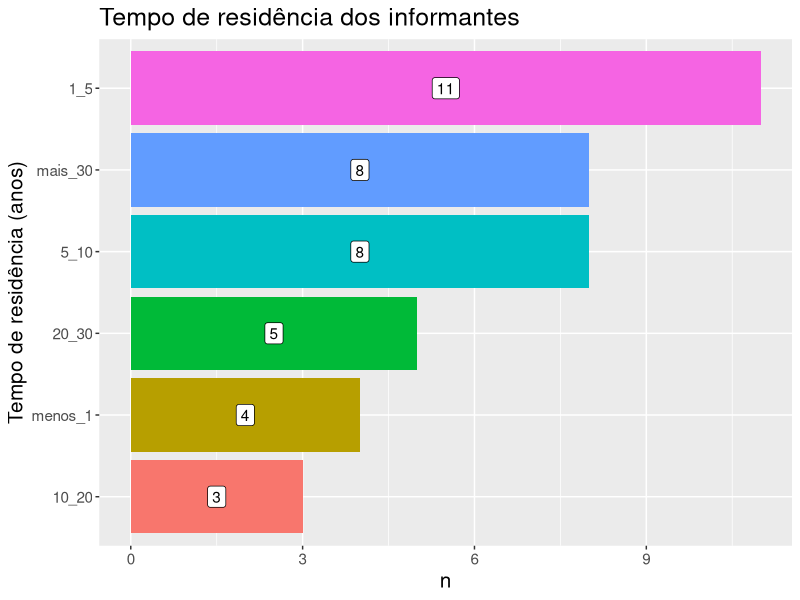
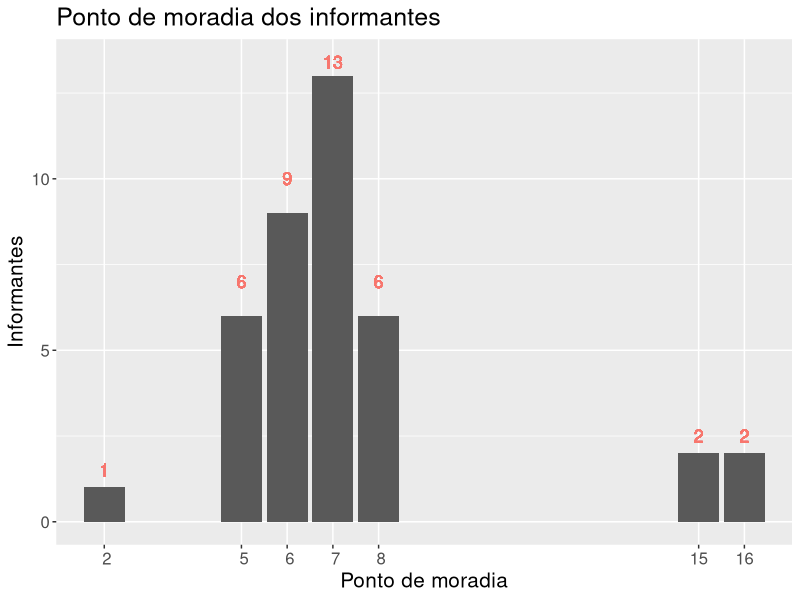

These figures' R source, in order: (Note: this script raises an error after producing the figures.)
library(tidyverse)

macaco <- read_csv("dados_macacos.csv") 

macaco %>% glimpse

macaco$estratégia
### Ponto dos informantes

a <- ggplot(macaco, aes(x = Ponto))+
  geom_bar(show.legend = F)+
  scale_x_discrete(breaks = c(2,5,6,7,8,15,16) , limits=c(1:16))+
  ggtitle("Ponto de moradia dos informantes")+
  geom_text(aes(x = 2, y = 1.5,
                label = dim(macaco %>%
                              select(Ponto) %>% 
                              filter(Ponto==2))[1] %>% paste0(), color = "blue", size = 30), show.legend = F)+
  geom_text(aes(x = 5, y = 7,
                label = dim(macaco %>%
                              select(Ponto) %>% 
                              filter(Ponto==5))[1] %>% paste0(), color = "blue", size = 30), show.legend = F)+
  geom_text(aes(x = 6, y = 10,
                label = dim(macaco %>%
                              select(Ponto) %>% 
                              filter(Ponto==6))[1] %>% paste0(), color = "blue", size = 30), show.legend = F)+
  geom_text(aes(x = 7, y = 13.4,
                label = dim(macaco %>%
                              select(Ponto) %>% 
                              filter(Ponto==7))[1] %>% paste0(), color = "blue", size = 30), show.legend = F)+
  geom_text(aes(x = 8, y = 7,
                label = dim(macaco %>%
                              select(Ponto) %>% 
                              filter(Ponto==8))[1] %>% paste0(), color = "blue", size = 30), show.legend = F)+
  geom_text(aes(x = 15, y = 2.5,
                label = dim(macaco %>%
                              select(Ponto) %>% 
                              filter(Ponto==15))[1] %>% paste0(), color = "blue", size = 30), show.legend = F)+
  geom_text(aes(x = 16, y = 2.5,
                label = dim(macaco %>%
                              select(Ponto) %>% 
                              filter(Ponto==16))[1] %>% paste0(), color = "blue", size = 30), show.legend = F)+
  theme(axis.text = element_text(size = 12),
        title = element_text(size = 15))+
  xlab("Ponto de moradia")+
  ylab("Informantes")


## Tempo de moradia na comunidade

macaco %>%
  count(tempo_residencia) %>%
  filter(!is.na(tempo_residencia)) %>% 
  slice_max(order_by = n, n = 10) %>% 
  mutate(tempo_residencia = forcats::fct_reorder(tempo_residencia, n)) %>% 
  ggplot() +
  geom_col(aes(x = tempo_residencia, y = n, fill = tempo_residencia), show.legend = F) +
  geom_label(aes(x = tempo_residencia, y = n/2, label = n)) +
  coord_flip()+
  ggtitle("Tempo de residência dos informantes")+
  xlab("Tempo de residência (anos)")+
  theme(axis.text = element_text(size = 11),
        title = element_text(size = 15))

png("/home/marcio/extra/Fig_1.png", width = 1600, height = 950, res=300)
a
dev.off()

png("/home/marcio/extra/Fig_2.png", width = 1600, height = 950, res=300)
b
dev.off()

## 100% dos informantes já viram o macaco-prego

## Avistamento

c <- macaco %>%
  count(avistamento) %>%
  filter(!is.na(avistamento)) %>% 
  slice_max(order_by = n, n = 16) %>% 
  mutate(avistamento = forcats::fct_reorder(avistamento, n)) %>% 
  ggplot() +
  geom_col(aes(x = avistamento, y = n, fill = avistamento), show.legend = F) +
  geom_label(aes(x = avistamento, y = n/2, label = n)) +
  coord_flip()+
  ggtitle("Em qual estação eles são mais avistados?")+
  xlab("Estação")+
  theme(axis.text = element_text(size = 11),
        title = element_text(size = 15))

png("/home/marcio/extra/Fig_3.png", width = 1900, height = 1200, res=300)
c
dev.off()


d <- ggplot(macaco) +
  geom_bar(
    aes(y = avistamento, fill = tempo_residencia),
    show.legend = T
  )+
  ggtitle("Em qual estação eles são mais avistados?", subtitle = "Por tempo de residência dos informantes")+
  ylab("Estação")+
  theme(axis.text = element_text(size = 11),
        title = element_text(size = 15))

png("/home/marcio/extra/Fig_4.png", width = 1900, height = 1200, res=300)
d
dev.off()


e <- ggplot(macaco %>% filter(tempo_residencia != "menos_1" & tempo_residencia != "1_5") ) +
  geom_bar(
    aes(y = avistamento, fill = tempo_residencia),
    show.legend = T
  )+
  ggtitle("Em qual estação eles são mais avistados?", subtitle = "Só quem mora há mais tempo")+
  ylab("Estação")+
  theme(axis.text = element_text(size = 11),
        title = element_text(size = 15))

png("/home/marcio/extra/Fig_5.png", width = 1900, height = 1200, res=300)
e
dev.off()

## Frequência de aparecimento

f <- macaco %>%
  count(frequencia_aparecimento) %>%
  filter(!is.na(frequencia_aparecimento)) %>% 
  slice_max(order_by = n, n = 16) %>% 
  mutate(frequencia_aparecimento = forcats::fct_reorder(frequencia_aparecimento, n)) %>% 
  ggplot() +
  geom_col(aes(x = frequencia_aparecimento, y = n, fill = frequencia_aparecimento), show.legend = F) +
  geom_label(aes(x = frequencia_aparecimento, y = n/2, label = n)) +
  coord_flip()+
  ggtitle("Frequência de visita dos macacos-prego às residências")+
  ylab("n")+
  xlab("Frequência de aparecimento")+
  theme(axis.text = element_text(size = 11),
        title = element_text(size = 15))

png("/home/marcio/extra/Fig_6.png", width = 1900, height = 1200, res=300)
f
dev.off()

## Tamanho dos grupos

g <- macaco %>%
  count(grupos) %>%
  filter(!is.na(grupos)) %>% 
  slice_max(order_by = n, n = 16) %>% 
  mutate(grupos = forcats::fct_reorder(grupos, n)) %>% 
  ggplot() +
  geom_col(aes(x = grupos, y = n, fill =grupos), show.legend = F) +
  geom_label(aes(x = grupos, y = n/2, label = n)) +
  coord_flip()+
  ggtitle("Tamanho dos grupos", subtitle = "De acordo com a estimativa dos informantes")+
  xlab("Grupos (número de indivíduos)")+
  theme(axis.text = element_text(size = 11),
        title = element_text(size = 15))

png("/home/marcio/extra/Fig_7.png", width = 1900, height = 1200, res=300)
g
dev.off()


## Relação das pessoas

h <- macaco %>%
  count(relação) %>%
  filter(!is.na(relação)) %>% 
  slice_max(order_by = n, n = 16) %>% 
  mutate(relação = forcats::fct_reorder(relação, n)) %>% 
  ggplot() +
  geom_col(aes(x = relação, y = n, fill = relação), show.legend = F) +
  geom_label(aes(x = relação, y = n/2, label = n)) +
  coord_flip()+
  ggtitle("Relação das pessoas com os macacos-prego", subtitle = "Comportamentos")+
  xlab("Comportamentos")+
  theme(axis.text = element_text(size = 11),
        title = element_text(size = 15))

png("/home/marcio/extra/Fig_8.png", width = 2100, height = 1350, res=300)
h
dev.off()

i <- ggplot(macaco %>% remove_missing()) +
  geom_bar(
    aes(y = relação, fill = prejuizo),
    show.legend = T
  )+
  ggtitle("Relação das pessoas com os macacos-prego", subtitle = "Por consequência das invasões")+
  ylab("Comportamentos")+
  theme(axis.text = element_text(size = 11),
        title = element_text(size = 15))

png("/home/marcio/extra/Fig_9.png", width = 2100, height = 1350, res=300)
i
dev.off() 

## Tendência de mudança da população

j <- macaco %>%
  count(tendencia) %>%
  filter(!is.na(tendencia)) %>% 
  slice_max(order_by = n, n = 16) %>% 
  mutate(tendencia = forcats::fct_reorder(tendencia, n)) %>%
  ggplot() +
  geom_col(aes(x = tendencia, y = n, fill=tendencia), show.legend = F) +
  geom_label(aes(x = tendencia, y = n/2, label = n)) +
  coord_flip()+
  ggtitle("Tendência de mudança na população de macacos-prego", subtitle = "De acordo com a percepção dos moradores locais")+
  ylab("n")+
  theme(axis.text = element_text(size = 11),
        title = element_text(size = 15))

png("/home/marcio/extra/Fig_10.png", width = 2300, height = 1400, res=300)
j
dev.off() 


k <- macaco %>% ggplot() +
  geom_bar(
    aes(y = tendencia, fill = tempo_residencia),
    show.legend = T
  )+
  ggtitle("Tendência de mudança na população de macacos-prego", subtitle = "Po tempo de moradia dos informantes")+
  ylab("Tendência")+
  xlab("n")+
  theme(axis.text = element_text(size = 11),
        title = element_text(size = 15))



l <- macaco %>% filter(tempo_residencia != "menos_1" & tempo_residencia != "1_5") %>% ggplot() +
  geom_bar(
    aes(y = tendencia, fill = tempo_residencia),
    show.legend = T
  )+
  ggtitle(" ", subtitle = "Só os moradores mais antigos")+
  ylab("Tendência")+
  xlab("n")+
  theme(axis.text = element_text(size = 11),
        title = element_text(size = 15))

png("/home/marcio/extra/Fig_11.png", width = 2300, height = 1700, res=300)
k/l
dev.off() 


k/l



m <-macaco %>%
  count(entraram_casa) %>%
  filter(!is.na(entraram_casa)) %>% 
  slice_max(order_by = n, n = 16) %>% 
  mutate(entraram_casa = forcats::fct_reorder(entraram_casa, n)) %>%
  ggplot() +
  geom_col(aes(x = entraram_casa, y = n, fill=entraram_casa), show.legend = T) +
  geom_label(aes(x = entraram_casa, y = n/2, label = n)) +
  coord_flip()+
  ggtitle("Os macacos-prego já entraram na sua casa?")+
  ylab("n")+
  xlab("Entraram?")+
  theme(axis.text = element_text(size = 12),
        title = element_text(size = 15))

png("/home/marcio/extra/Fig_12.png", width = 2300, height = 1700, res=300)
m
dev.off() 



library(vegan)
library(tidyverse)
library(tm)
library(wordcloud)
library(patchwork)
library(SnowballC)
library(RColorBrewer)

alim_text <- macaco %>% select(alimentação)
com_text <- macaco %>% select(Comentários)
est_text <- macaco %>% select(estratégia)

i=1

docs1 <- Corpus(VectorSource(alim_text))

class(docs1) # note que o objeto pode ter duas classes!

docs1 %>% str

inspect(docs1)

docs1 <- tm_map(docs1, content_transformer(tolower))

## Remove os números do texto
docs1 <- tm_map(docs1, removeNumbers)

## Remove algumas palavras (veja o help) comuns em diversas línguas, como "dessa" "isso" "e"
docs1 <- tm_map(docs1, removeWords, stopwords("portuguese"))
docs1 <- tm_map(docs1, removeWords, c("prego", "relação", "pode", "raramente", "porém", "macaco", "ali", "vários", "bem", "primeiro", "dia", "pra", "toa", "dali", "ali",
                                      "vem", "meio", "todos", "cada", "contra", "tio",
                                      "pois", "onde", "porque", "tudo", "talvez", "sabe",
                                      "junto", "algum", "dentro", "desde", "sempre",
                                      "faz", "grande", "diz", "tão", "recem", "luiz", "todo", "dum", "sim", "aqui", "casa", "casas", "pregos", "macacos", "que", "quando", "com", "não", "dos", "eles", "para", "estão", "deixar", "coloco", "por", "nas", "das", "estou", "sei", "comeu", "tipo")) 


docs1 <- tm_map(docs1, removePunctuation)


docs1 <- tm_map(docs1, stripWhitespace)

## Explorando mais a fundo:
## Chamam isso de text mining, por isso a abreviatura 'tm', como o nome do pacote.

# Tabela de frequência dos termos
dtm1 <- TermDocumentMatrix(docs1)

m1 <- as.matrix(dtm1)
v1 <- sort(rowSums(m1),decreasing=TRUE)
d1 <- data.frame(palavra = names(v1),freq=v1)
head(d1, 18)

findFreqTerms(dtm1, lowfreq = 3)


png("/home/marcio/extra/Fig_14.png", width = 2300, height = 1700, res=300)

wordcloud(words = d1$palavra, freq = d1$freq, min.freq = 1,
          max.words=250, random.order=FALSE, rot.per=0.25, 
          colors=brewer.pal(8, "Dark2"))+
  title(main = "Do que os macacos-prego se alimentam", outer = F, mgp = c(0,0,0))
dev.off()

png("/home/marcio/extra/Fig_15.png", width = 2300, height = 1700, res=300)

barplot(d1[1:25,]$freq, las = 2, names.arg = d1[1:25,]$palavra,
        col ="lightblue", main ="Palavras mais frequentes", ylim = c(0,10),
        ylab = "Frequências das palavras")

dev.off()
